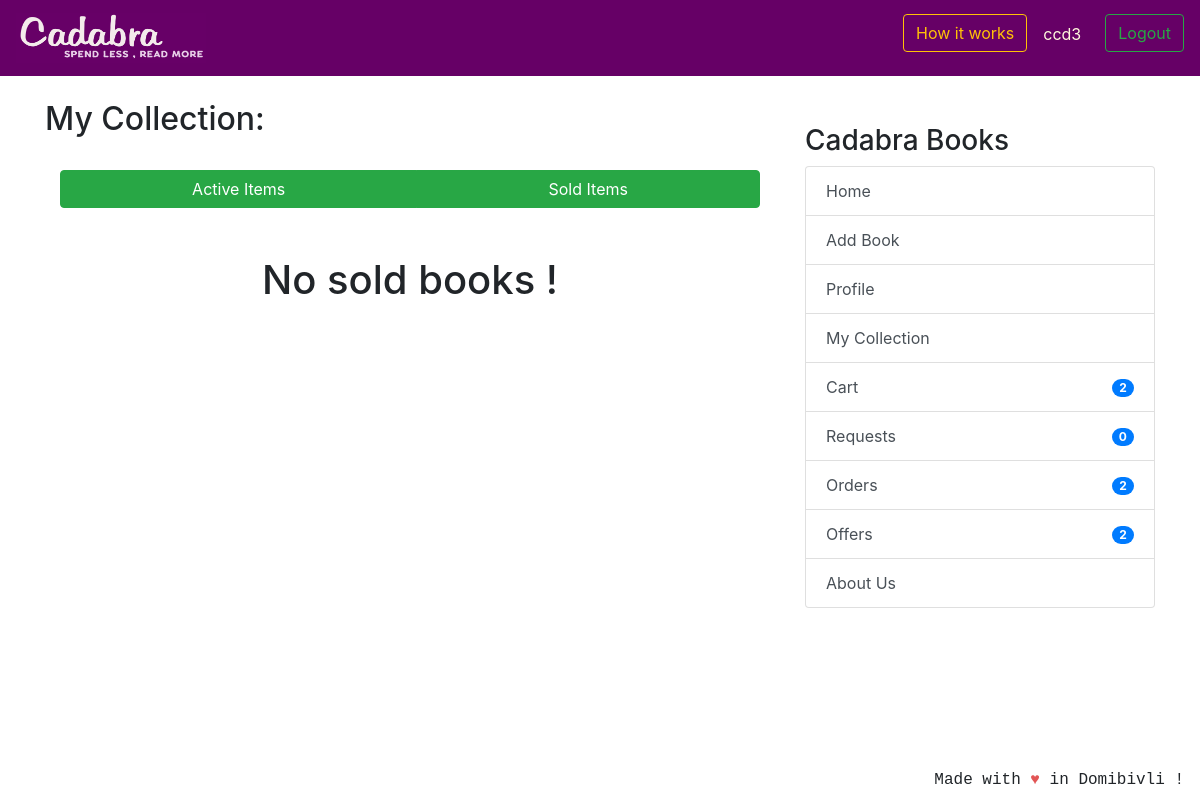
The app's page /userbooks/sold/ (signed in), older data.
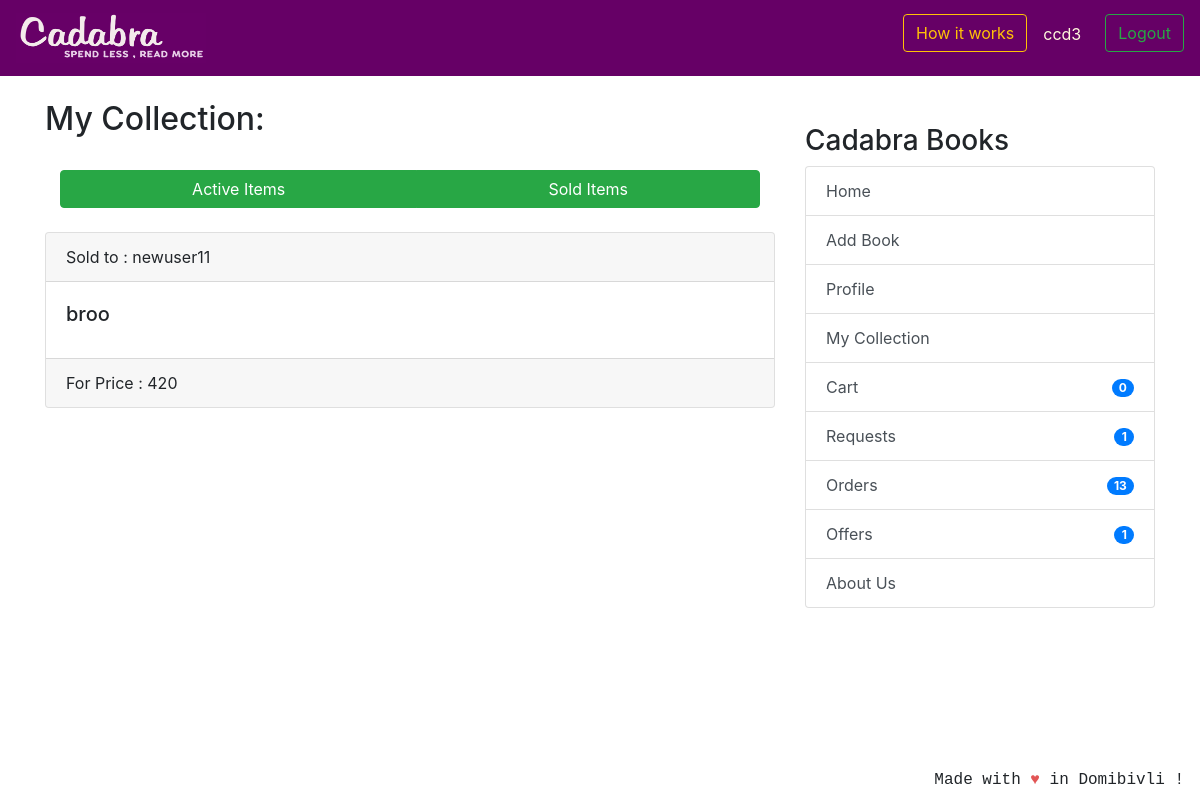
The same page, newer data.
### coreapp/models.py (models this page shows, shortened)
class CompletedBuyOrder(models.Model):
	user = models.ForeignKey(User, related_name='completed_user',
	                         blank=True, null=True, on_delete=models.CASCADE)
	book_name = models.CharField(max_length=100, blank=True, null=True)
	author_name = models.CharField(max_length=100, blank=True, null=True)
	seller = models.ForeignKey(
		User, related_name='completed_seller', blank=True, null=True,  on_delete=models.CASCADE)
	useraddress = models.ForeignKey(
		ShippingAddress, related_name='completed_address', blank=True, null=True, on_delete=models.CASCADE)
	selleraddress = models.ForeignKey(
		ShippingAddress, related_name='completed_selleraddress', blank=True, null=True, on_delete=models.CASCADE)
	date_ordered = models.DateTimeField(auto_now_add=True)
	total_price = models.IntegerField(null=True)

### coreapp/views.py (the view)
# urls.py: path('userbooks/sold/',views.UserBookSoldItemsView.as_view(),name='sold-books'),
class UserBookSoldItemsView(LoginRequiredMixin, generic.ListView):
    model = Book
    template_name = 'user_books_sold_list_entries.html'
    context_object_name = 'books'
    ordering = ['-created_at']
    def get_queryset(self):
        return CompletedBuyOrder.objects.filter(seller=self.request.user).order_by('date_ordered')

### nofapapp/context_processors.py (called while the page is built)
def add_variable_to_context(request):
    if request.user.id:
        orderitems = Order.objects.get(owner=request.user.profile)
        return {
            'requestscount': Requests.objects.filter(requester=request.user).count(),
            'offercount' : Requests.objects.filter(offerrer=request.user).count(),
            'orderscount': Transaction.objects.filter(Q(offerrer=request.user) | Q(requester=request.user)).count()+FinalBuyOrder.objects.filter(user=request.user).count(),
            'cartitemscount': orderitems.items.count(),
            'addresscheck': get_object_or_404(ShippingAddress, profile=get_object_or_404(Profile, user=request.user)).address1,
            }
    else:
        return {}

### templates/user_books_sold_list_entries.html (shortened to what this page needs)
{% extends 'base.html' %}
{% block content %}
<h2>My Collection:</h2>
<br />
<div class="btn-group container-fluid">
    <a href="{% url 'coreapp:userbooks' %}" class="btn btn-success">Active Items</a>
    <a href="{% url 'coreapp:sold-books' %}" class="btn btn-success">Sold Items</a>
</div>
<br />
<br />
{% if books %}
{% for order in books %}
<div class="card text-left">
    <div class="card-header">
        Sold to : {{ order.user.username }}
    </div>
    <div class="card-body">
        <div class="d-flex justify-content-between">
            <div>
                <h5 class="card-title"> {{ order.book_name }}</h5>
            </div>
        </div>
    </div>
        <div class="card-footer text-mutxed">
            For Price : {{ order.total_price }}
        </div>
</div>
{% endfor %}
{% else %}
<br />
<div class="text-center">
    <h1>No sold books ! </h1>
</div>
<br />
{% endif %}
{% endblock %}

### templates/base.html (shortened to what this page needs)
{% load static %}
<!doctype html>
<html lang="en">
  <head>
    <link rel="stylesheet" href="https://stackpath.bootstrapcdn.com/bootstrap/4.2.1/css/bootstrap.min.css"
>
  </head>
  <body>
    <header class="site-header">
<nav class="navbar navbar-expand-lg navbar-dark" style="background-color: #660066;">
  <a class="navbar-brand" href="{% url 'coreapp:list_entries' %}">
      <img src="{% static 'img/cadabra.png' %}" alt="Logo" style="width:190px;height:50px" >
    </a>
  <div class="collapse navbar-collapse" id="navbarSupportedContent">
    <ul class="navbar-nav ml-auto">
      {% if user.is_authenticated %}
      <li>
        <button class="btn btn-outline-warning mr-3" data-toggle="modal" data-target="#illustration">How it works</a>
      </li>
      <li>
        <p class="mr-3 mt-2" style="color:cornsilk;">{{ user.username }}</p>
      </li>
      <li><a class="btn btn-outline-success ml-2 my-2 my-sm-0" href="{% url 'logout'%}">Logout</a></li>
        {% else %}
      <li><a href="{% url 'login' %}" class="btn btn-outline-success">Login</a></li>
      <li><a href="{% url 'coreapp:signup' %}" class="btn btn-primary ml-2">Sign up</a></li>
      {% endif %}
    </ul>
  </div>
</nav>
  </header>
  <br/>
    <div class="container">
      <div class="row justify-content-center">
        <div class="col-8">
          {% block content %}
          {% endblock %}
        </div>
        {% if user.is_authenticated %}
                <div class="col-md-4">
                  <div class="content-section">
                    <br/>
                    <h3>Cadabra Books</h3>
                      <ul class="list-group">
                        <a class="list-group-item list-group-item-action" href="{% url 'coreapp:list_entries' %}" > Home </a>
                        <a class="list-group-item list-group-item-action" href="{% url 'coreapp:new_entry' %}" > Add Book</a>
                        <a class="list-group-item list-group-item-action" href="{% url 'coreapp:profile' %}" >Profile</a>
                        <a class="list-group-item list-group-item-action" href="{% url 'coreapp:userbooks' %}" >My Collection</a>
                        <a class="list-group-item list-group-item-action" href="{% url 'cart:cart_items' %}" >Cart<span class="badge badge-primary badge-pill float-right mt-1">{{ cartitemscount }}</span> </a>
                        <a class="list-group-item list-group-item-action" href="{% url 'transaction:requests_view' %}" >Requests<span class="badge badge-primary badge-pill float-right mt-1">{{ requestscount }}</span></a>
                        <a class="list-group-item list-group-item-action" href="{% url 'transaction:orders_view' %}" >Orders <span class="badge badge-primary badge-pill float-right mt-1">{{ orderscount }}</span></a>
                        <a class="list-group-item list-group-item-action" href="{% url 'transaction:offers_view' %}" >Offers <span class="badge badge-primary badge-pill float-right mt-1">{{ offercount }}</span></a>
                        <a class="list-group-item list-group-item-action" href="{% url 'coreapp:aboutus' %}">About Us</a>
                      </ul>
                      <br/>
                  </div>
                </div>
                {% endif %}
      </div>
    </div>
<footer class="site-footer mr-3 mb-2" style="position:fixed;right:0;bottom:0;font-family: 'Courier';font-style: bold;">
  Made with <span style="color: #e25555;">&hearts;</span> in Domibivli !
</footer>
</body>
</html>

Row changes from the older to the newer data that the page shows:
added CompletedBuyOrder: user.username "newuser11", book_name "broo", total_price "420"
Text that changed along with them:
{{ cartitemscount }}: "2" → "0"
{{ requestscount }}: "0" → "1"
{{ orderscount }}: "2" → "13"
{{ offercount }}: "2" → "1"
text no longer shown: "No sold books !"
